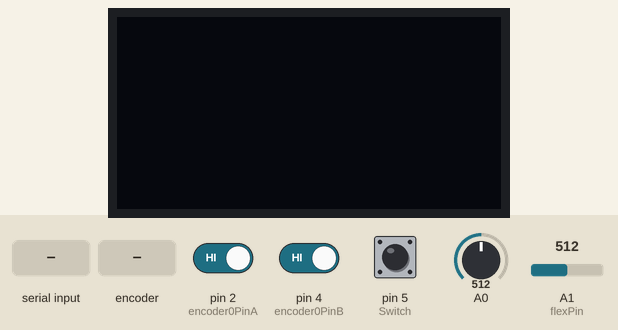
Recording of a sketch running on a simulated Arduino Uno, built with avr-gcc and run on an emulated ATmega328P. On the bench: 128×64 one-colour display. The test bench sets the inputs (shaded band); at power-on: pin 5 (Switch) HIGH, pin 2 (encoder0PinA) HIGH, pin 4 (encoder0PinB) HIGH, A0 = 512, A1 (flexPin) = 512. What the sketch prints to the serial monitor is not drawn.

Above: at 3.2 s.
3.3 s: "1" received over Serial
At 5.4 s:
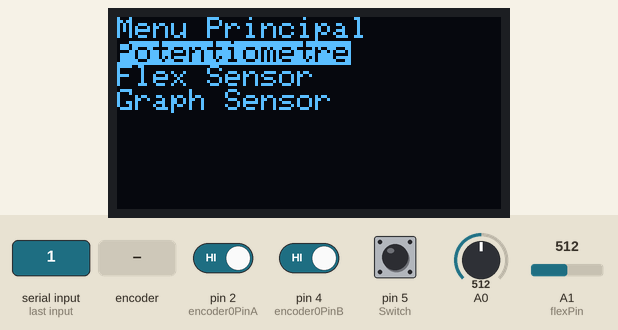
5.7 s: rotary encoder on pin 2 (encoder0PinA) / pin 4 (encoder0PinB) turned 3 steps (first pin leading)
At 6.11 s:
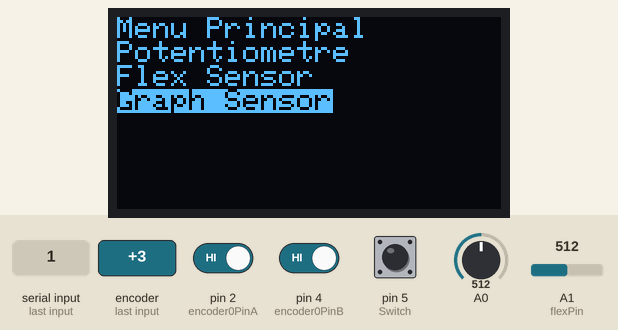
7.8 s: pin 5 (Switch) pulled LOW for 1 s
At 9.6 s:
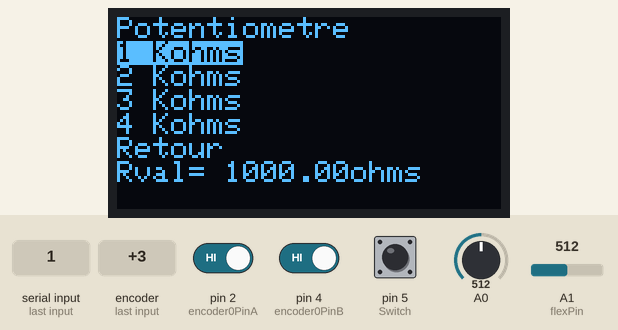
10.3 s: rotary encoder on pin 2 (encoder0PinA) / pin 4 (encoder0PinB) turned 2 steps (second pin leading)
At 11.8 s:
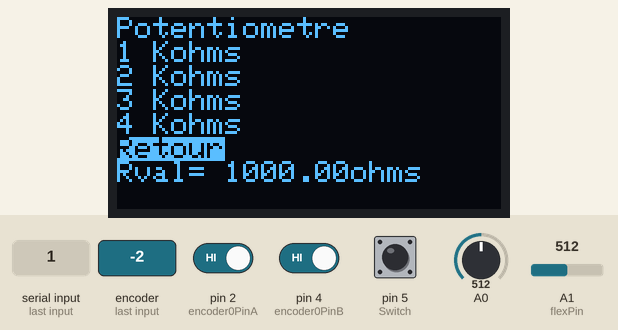
12.2 s: pin 5 (Switch) pulled LOW for 0.15 s
At 12.36 s:
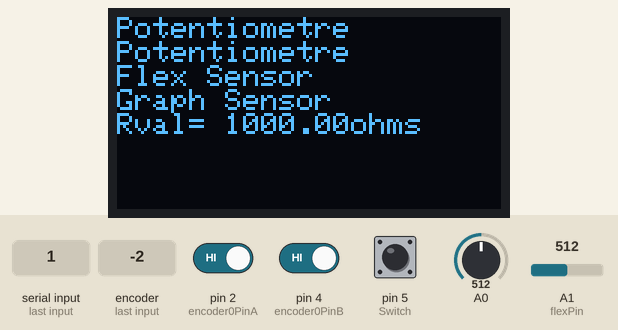
Timing chart, 0 to 15.2 s (numbered marks = the images above; inputs shaded):
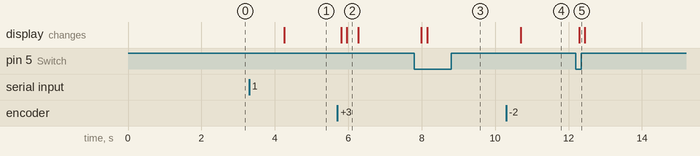

The sketch:

code_Flex_OR_graphite_datas_sent_via_bluetooth.ino
```cpp
/*
Complete code for the course: "Projet capteur"
Students: Karine Dandy, Rachele Iffrig
4th year/Genie Physique

Project's description:
This Arduino code calculates the resistance of an industrial strain gauge sensor as well
as a graphite-based sensor fabricated following the paper: "Pencil Drawn Gauges and Chemiresistors"
by Cheng-Wei et al.(2014). The resistance values from both sensors are accessible from one of the
several menus displayed on an Oled screen.To go through these menus (flex sensor datas/Graphite sensor datas
/select one of the four potentiometre values proposed) a rotary encoder is used.
 Its switch allows te user to confirm their selection.
At the begining of this code we can chose wether we want to send via bluetooth (by an HC-05 module)
the flex sensor's data or the graphite sensor's data and they are received by an application
created using MIT App Inventor.
*/


//NB: Please set the potentiometre back to 1kohms at the end,the programme does not do it automatically

// ----- The libraries used:-----------------------------------------------------------------------------------------------------------------
#include <SoftwareSerial.h>
#include <Adafruit_SSD1306.h> // oled
#include <SPI.h> // potentiometre

//Tests to see if the code works -----------------------------------------------------------------------------------------------------------------------

//#define DEBUG_pot
#define DEBUG_sensors_graph
//#define DEBUG_sensors_flex
#define DEB_POT

// ----- important numbers:----------------------------------------------------------------------------------------------------------------
#define baudrate 9600 // Baud rate: the same everywhere

// Bluetooth: need to define the pins for pin mode in the setup-----------------------------------------------------------------------------------------
#define rxPin 7 // Bluetooth reception (TXD Bluetooth) on Arduino pin 7 (Ours: 6)
#define txPin 8 // Bluetooth transmission (RXD Bluetooth) on Arduino pin 8 (Ours: 7)
SoftwareSerial bluetooth_Serial(rxPin ,txPin); // Software serial to send/receive information


// Rotary encodeur----------------------------------------------------------------------------------------------------------------------------------------
#define encoder0PinA  2  //CLK Output A Do not use other pin for clock as we are using interrupt
#define encoder0PinB  4  //DT Output B
#define Switch 5 // Switch connection if available
// To avoid the mechanical rebound effects of the rotary potentiometer, a software filter is used.
volatile unsigned long lastinterrupttime=0;
const unsigned long debouncetime=60;
bool button_on=0; // state of the switch
static bool lastStateA;
bool stateA;
bool stateB;
volatile unsigned int encoderPos=0;// store if the position of the encodeur increase or decrease

// Potentiometre-----------------------------------------------------------------------------------------------------------------------------------------
//opcodes --> see datasheet MCP4150
#define MCP_NOP 0b00000000 //no operations
#define MCP_WRITE 0b00010001 //send a resitance value between 0 and 255
#define MCP_SHTDWN 0b00100001// Set to high impedance state
const int ssMCPin = 10; // Define the slave select for the digital pot (pin cs)
volatile float Rpotentiometre=1000; // Value we want to assign to the potentiometer, 1kohms by default

//flex sensor-------------------------------------------------------------------------------------------------------------------------------------------
const int flexPin = A1;      // Pin connected to voltage divider output
//What we want to calcultate:
float angle=0.0; //sensor's flexion
float Rflex=0.0; //flex's resistance
byte ADC_flex_bluetooth=0; //information sent to bluetooth

//graphen sensor----------------------------------------------------------------------------------------------------------------------------------------
float Rgraph_sensor=0.0; // Calculated from the voltage value retrieved by the Arduino
int V_graphsensor=0.0;//given by Arduino
byte Vgraphsensor_bluetooth=0; //information sent to bluetooth

//Oled ------------------------------------------------------------------------------------------------------------------------------------------------
#define nombreDePixelsEnLargeur 128         // OLED screen size, in pixels, at its width
#define nombreDePixelsEnHauteur 64          // OLED screen size, in pixels, at its height
#define brocheResetOLED         -1          //Reset of the OLED shared with the Arduino (hence the value of -1, and not a pin number)
#define adresseI2CecranOLED     0x3C        // Address of 'my' OLED screen on the I2C bus (usually equal to 0x3C or 0x3D)
#define taillecaractere 1  // Character size on the OLED screen
Adafruit_SSD1306 ecranOLED(nombreDePixelsEnLargeur, nombreDePixelsEnHauteur, &Wire, brocheResetOLED); // initialise oled

//Menu Oled
const char *menus[][6] = {
    {"Potentiometre", "Flex Sensor", "Graph Sensor","Menu Principal"},
    {"1 Kohms", "2 Kohms", "3 Kohms", "4 Kohms", "Retour","Potentiometre"},
    {"Resistance", "Angle", "Retour","Flex Sensor"},
    {"V graph", "R graph", "Retour","Graph Sensor"}};
const uint8_t menuSizes[] = {3, 5, 3, 3};// Titles at the end are not counted as part of the menu size
uint8_t menuIndex = 0, menuSelection = 0;


// ----- Function declarations-----

//encodeur
void doEncoder(); // Detects a movement of the rotary encoder and its direction and update the position
void updateEncodeur(); // Update the index according to the menu we are in
void switch_button();//Detects whether the switch has been pressed or not

//bluetooth
void send_bluetooth(float data);// send a byte to the bluetooth

//menu ecran oled
void display_menu();//Displays the menus on the OLED, allows reading sensors values, and selecting potentiometer values

// Graphene sensor:
void graphen_mesures(); // retrieve the voltage value, calculate and send resistance value to oled + convert and stock ADC value for bluetooth
//flex sensor
void flex_measure(); // retrieve the voltage value, calculate and send resistance + angle values to oled + convert and stock ADC value for bluetooth
//potentiometre
void SPIWrite(uint8_t cmd, uint8_t data, uint8_t ssPin);//sends a command and data to the potentiometre via a slave pin

//choice between plotting Rflex or Rgraphite on the app
bool haschosen=false;
char inputchoice;//choice we make
byte *Rchosen;//pointer pointing to the right value to send over bluetooth
int choice=0;

//----------------------------------------------------------------------------------------------------------------------------------------------------
//----------------------------------------------------------------------------------------------------------------------------------------------------


void setup() {
  // Initialize the pins and specify their functions, as well as configure the serial communication for data transfer

  //-----Bluetooth-----
  pinMode(rxPin,INPUT);
  pinMode(txPin,OUTPUT);
  bluetooth_Serial.begin(baudrate);

  //----Graphene sensor----
  // Analog pins, so input by default

  //---flex sensor-----
  pinMode(flexPin, INPUT);


    //------Initialize oled------ cf tds
  if(!ecranOLED.begin(SSD1306_SWITCHCAPVCC, adresseI2CecranOLED))
   while(1);                                                // Program stop (infinite loop) if initialization fails
  ecranOLED.clearDisplay();                               // Clear the entire buffer
  ecranOLED.setTextSize(taillecaractere );               // Character size
  ecranOLED.setCursor(0,0);                             // Move the cursor to position (0,0)=>the top-left corner
  ecranOLED.setTextColor(SSD1306_BLACK, SSD1306_WHITE);// Text color and background color
  //------encodeur rotatoir---
  pinMode(encoder0PinA, INPUT_PULLUP);
  pinMode(encoder0PinB, INPUT_PULLUP);
  pinMode(Switch,INPUT_PULLUP);
  attachInterrupt(digitalPinToInterrupt(encoder0PinA), doEncoder, CHANGE); // Calls the doencoder function every time a change is detected on pin A

   //-------Potentiometre------
  pinMode (ssMCPin, OUTPUT); //select pin output
  digitalWrite(ssMCPin, HIGH); //SPI chip disabled
  SPI.begin();

  Serial.begin (baudrate);

}

//----------------------------------------------------------------------------------------------------------------------------------------------------
//----------------------------------------------------------------------------------------------------------------------------------------------------

void loop(){
  if (haschosen==false){ // we chose wich resitance we want to plot
    Serial.println(F("Choose one of the following option: 1) Draw Rgraphene, 2) Draw Rflex"));
    Serial.println(F("If you want to change the answer run the programm again   "));
    delay(2000);
    if(Serial.available()>0){

      inputchoice=Serial.read();

      if (inputchoice=='1'){
        Serial.println(F("You chose to draw Rgraphen"));
        choice=1;

        haschosen=true;
      }else if (inputchoice=='2'){
        Serial.println(F("You chose to draw Rflex"));
        choice=2;
        haschosen=true;

      }else{
        Serial.println(F("You chose a wrong answer,try again"));
      }
    }
  } else {//we already made a choice, we can make measures and use the oled/rotary encoder

    flex_measure();
    graphen_mesures();
    updateEncodeur();
    Rchosen=(choice==1)?&Vgraphsensor_bluetooth:&ADC_flex_bluetooth;//pointer pointing on the resistance we chose
    send_bluetooth( *Rchosen);
      #ifdef DEB_POT

    Serial.print(F("ADC_chosen "));
    Serial.print(*Rchosen);
    Serial.println(F(" /255"));
  #endif
    delay(100); //Best delay for the switch

  }


}

//----------------------------------------------------------------------------------------------------------------------------------------------------
//----------------------------------------------------------------------------------------------------------------------------------------------------

// Detects a movement of the rotary encoder and its direction and update the position
void doEncoder() {

    stateA = digitalRead(encoder0PinA);//indicates whether there has been a change in state
    stateB = digitalRead(encoder0PinB);//To determine the direction of rotation
    unsigned long interrupttime=millis();
    if(interrupttime - lastinterrupttime > debouncetime ){//Checks that it is not a bounce
      if (lastStateA != stateA) {  // Change detected
        if (stateB != stateA) {
            encoderPos++;  // Clockwise direction
        } else {
            encoderPos--;  //Counterclockwise direction
        }

        lastinterrupttime=interrupttime;//as it is not a rebound
    }

    lastStateA = stateA;//Update the state of the clock

    }


}

void updateEncodeur(){

  if (menuSelection ==0){ //Main menu
  // We convert the position to an index based on the menu size, and turn negative numbers into positive ones
    menuIndex = (encoderPos % menuSizes[0] + menuSizes[0]) % menuSizes[0];

  } else if(menuSelection ==1){//Potentiometre menu
    menuIndex=(encoderPos % menuSizes[1] + menuSizes[1])% menuSizes[1];
     }else if(menuSelection ==2){//flex menu
    menuIndex=(encoderPos % menuSizes[2] + menuSizes[2])% menuSizes[2];
    }else if(menuSelection ==3){//graphene menu
    menuIndex=(encoderPos % menuSizes[3] + menuSizes[3] ) % menuSizes[3];


  }
  display_menu();//Once we have our positions in the menus, we call the display function for the OLED


}

//Detects whether the switch has been pressed or not
void switch_button() {
  static bool lastState = HIGH;//main state of the switch
  bool currentState = digitalRead(Switch);
  if (lastState == HIGH && currentState == LOW) {  // Detection of a button press (falling edge)
    button_on = true;
  } else {
    button_on = false;
  }}


//Displays the menus on the OLED, allows reading sensors values, and selecting potentiometer values
void display_menu(){
  // Clear the screen at each loop to reset the 'cursor'
    ecranOLED.clearDisplay();
    int memoire=0;//Remember the selected option

   ecranOLED.setCursor(0, 0);  // Cursor position for the first line to write at the correct location
   switch_button();//switch button to change menu

   //MENU PRINCIPAL--------------------------------------------------------------------------------------------------------------------------------------------------------------------------------------
   if (menuSelection ==0){
   // TITLE: it cannot be selected
    ecranOLED.setTextColor(SSD1306_WHITE, SSD1306_BLACK); // text color and background color
    ecranOLED.println(menus[menuSelection][3]);

    //Manage the options that can be selected
   for (uint8_t i = 0; i < menuSizes[menuSelection]; i++) {
        // Use of ternary operators because they take up less memory space
        //we change the text and background color of the selected option
        ecranOLED.setTextColor(i == menuIndex ? SSD1306_BLACK : SSD1306_WHITE, i == menuIndex ? SSD1306_WHITE : SSD1306_BLACK);
        ecranOLED.println(menus[menuSelection][i]);
        memoire = (i == menuIndex) ? i : memoire;//memorise the selected option
        if(button_on){
      menuSelection=memoire+1; //We go to the selected menu. Caution:index pot=0, but the menu selection of the potentiometre is 1=>shift by 1
      encoderPos=0;
      }}}

      //MENU POTENTIOMETRE----------------------------------------------------------------------------------------------------------------------------------------------------------------------------------------
      else if(menuSelection ==1){
        // TITLE: it cannot be selected
        ecranOLED.setTextColor(SSD1306_WHITE, SSD1306_BLACK);
        ecranOLED.println(menus[menuSelection][5]);

       //Manage the options that can be selected
       for (uint8_t j = 0; j < menuSizes[menuSelection]; j++) {

          switch_button();
          if (menuIndex == (menuSizes[menuSelection] - 1) && button_on) {
             // If I'm on the return menu and the switch is pressed, I go back to the main menu
            menuSelection = 0;
           encoderPos = 0;
            }else { //we change the text and background color of the selected option
                ecranOLED.setTextColor(j == menuIndex ? SSD1306_BLACK : SSD1306_WHITE,
                                       j == menuIndex ? SSD1306_WHITE : SSD1306_BLACK);

            if(j == menuIndex && button_on){
             //Change the value of the potentiometer to the selected value
              Rpotentiometre=(j+1)*1000;
              //send the right data to the potentiometre=>see the datasheet of MCP4150
              uint8_t data = (j + 1) * 5;
              SPIWrite(MCP_WRITE,data,ssMCPin);


              }


           }

        ecranOLED.println(menus[menuSelection][j]);//display the menu on the Oled
        #ifdef DEBUG_pot
         Serial.print(F("Rpot="));
         Serial.print(Rpotentiometre);
         Serial.println(F(" Volts"));
        #endif


    }
    //Show the current value of the potentiometre
    ecranOLED.setTextColor(SSD1306_WHITE,SSD1306_BLACK );
    ecranOLED.print(F("Rval= "));
            ecranOLED.print(Rpotentiometre);
            ecranOLED.println(F("ohms"));


    }else if(menuSelection ==2){ //MENU FLEX----------------------------------------------------------------------------------------------------------------------------------------------

    // TITLE: it cannot be selected
    ecranOLED.setTextColor(SSD1306_WHITE, SSD1306_BLACK);
    ecranOLED.println(menus[menuSelection][3]);

    for (uint8_t k = 0; k < menuSizes[menuSelection]; k++) { //we change the text and background color of the selected option

            ecranOLED.setTextColor(k == menuIndex ? SSD1306_BLACK : SSD1306_WHITE,
                                   k == menuIndex ? SSD1306_WHITE : SSD1306_BLACK);
            ecranOLED.println(menus[menuSelection][k]); // display the menu
            memoire =( menuIndex==k) ? k : memoire;//We keep the information of where the cursor is stored in memory
            button_on=(menuIndex <menuSizes[menuSelection] - 2)?0:button_on;//To ensure that these menus cannot be selected

    }
    //We display the datas based on the cursor position
    if (memoire== 0) {
            ecranOLED.println(F(""));
            ecranOLED.print(F("Rflex= "));
            ecranOLED.print(Rflex);
            ecranOLED.println(F("ohms"));

        } else if (memoire == 1) {
          ecranOLED.println(F(""));
          ecranOLED.print(F("Angle="));
          ecranOLED.print(angle);
          ecranOLED.println(F("degres"));

        }

    // Button handling and return to the main menu
    if ((menuIndex == (menuSizes[menuSelection] - 1) && button_on)) {
        menuSelection = 0;
        encoderPos = 0;
    }


    }else if(menuSelection == 3){ //MENU graphene--------------------------------------------------------------------------------------------------------------------------------------
      // TITLE: it cannot be selected
      int Vgraphen_volts=map(V_graphsensor,0,1024,0,5000);// To be able to display a value in mV on the OLED that makes sense
      ecranOLED.setTextColor(SSD1306_WHITE, SSD1306_BLACK);
      ecranOLED.println(menus[menuSelection][3]);


      for (uint8_t l = 0; l < menuSizes[menuSelection]; l++) {//we change the text and background color of the selected option

            ecranOLED.setTextColor(l == menuIndex ? SSD1306_BLACK : SSD1306_WHITE,
                                   l == menuIndex ? SSD1306_WHITE : SSD1306_BLACK);
            ecranOLED.println(menus[menuSelection][l]);
            button_on=(menuIndex <menuSizes[menuSelection] - 2)?0:button_on;//To ensure that these menus cannot be selected

            memoire =( menuIndex==l) ? l : memoire;//memorise the selected option

            }
            //We display the datas based on the cursor position
            if (memoire== 0) {
            ecranOLED.println("");
            ecranOLED.println(F("Tension graph="));
            ecranOLED.print(Vgraphen_volts);
            ecranOLED.println(F(" mV"));

        } else if (memoire == 1) {
          ecranOLED.println(F(""));
          ecranOLED.println(F("Rgraphene="));
          ecranOLED.print(Rgraph_sensor);
          ecranOLED.println(F(" ohms"));
        }
    // return to the main menu if the switch is on
    if ((menuIndex == (menuSizes[menuSelection] - 1) && button_on)) {
        menuSelection = 0;
        encoderPos = 0;
    }  }
  ecranOLED.display();
}


// Graphene Sensor: Read and send to bluetooth the tension value
void graphen_mesures(){
// We retrieve the voltage values from the sensor after the amplifier
// We define variables locally, as it takes up less memory space than global definitions
  const float Vcc=5.0;
  const float R5=10000;
  const float R1=100000;
  const float R3=100000;

  V_graphsensor=analogRead(A0);
  int V= map(V_graphsensor,0,1024,0,5000); // To convert to 0-5000mV, it's necessary; if we do it directly in volts, 0 => r = infinity
  Rgraph_sensor=abs(((R1*(1+R3/Rpotentiometre)*(Vcc/(V*0.001))-R1-R5)));
  Vgraphsensor_bluetooth=(map(V_graphsensor,0,1024,0,127)<<1)|0x00;//The voltage information is stored in a byte
  //Serial.print(F("Vgraph_sensor=" ) + String(V_graphsensor) + "Volts"); -->use too much sapce in RAM
// The 'F' allows storing in flash memory instead of RAM  #ifdef DEBUG_sensors_graph
 #ifdef DEBUG_sensors_graph
 Serial.println(V_graphsensor);
  Serial.print(F("ADC_graph="));
  Serial.print(Vgraphsensor_bluetooth);
  Serial.println(F("/255"));
  Serial.print(F("Rgraph_r="));
  Serial.print(Rgraph_sensor);
  Serial.println(F(" ohms"));

  #endif


}

// send a byte to the bluetooth
void send_bluetooth(byte data){

  bluetooth_Serial.write(data);
}

// retrieve the voltage value, calculate and send resistance + angle values to oled + convert and stock ADC value for bluetooth
void flex_measure() {


  // We define variables locally, as it takes up less memory space than global definitions
  const float VCC = 5;      // voltage at Ardunio 5V line
  const float R_DIV = 47000.0;  // resistor used to create a voltage divider
  const float flatResistance = 25000.0; // resistance when flat
  const float bendResistance = 100000.0;  // resistance at 90 deg
  // Read the ADC, and calculate voltage and resistance from it
  int ADCflex = analogRead(flexPin);
  float Vflex = ADCflex * VCC / 1023.0;
  Rflex = R_DIV * (VCC / Vflex - 1.0);
  ADC_flex_bluetooth=(map(ADCflex,0,1024,0,127)<<1)|0x01;
  // Use the calculated resistance to estimate the sensor's bend angle:
  angle = map(Rflex, flatResistance, bendResistance, 0, 90.0);

  #ifdef DEBUG_sensors_flex

  Serial.print(F(" Rflex: "));
  Serial.print(Rflex);
  Serial.println(F(" ohms"));

  /*Serial.print(F("Bend: "));
  Serial.print(angle);
  Serial.println(F(" degrees"));*/
  #endif

  #ifdef DEB_POT
   Serial.print(F("Vflex "));
   Serial.print(Vflex);
   Serial.println(F(" V"));
   Serial.print(F("ADCflex "));
   Serial.print(ADC_flex_bluetooth);
   Serial.println(F(" ADC"));
  #endif

}


//sends a command and data to the potentiometre via a slave pin
void SPIWrite(uint8_t cmd, uint8_t data, uint8_t ssPin) // SPI write the command and data to the MCP IC connected to the ssPin
{
  SPI.beginTransaction(SPISettings(14000000, MSBFIRST, SPI_MODE0)); //https://www.arduino.cc/en/Reference/SPISettings

  digitalWrite(ssPin, LOW); // SS pin low to select chip

  SPI.transfer(cmd);        // Send command code
  SPI.transfer(data);       // Send associated value

  digitalWrite(ssPin, HIGH);// SS pin high to de-select chip
  SPI.endTransaction();
}
```

Measured:
- after the input at 3.3 s, the display: changes after 0.95 s (image 1)
- after the input at 5.7 s, the display: first changes after 0.11 s (image 2 shows a later state)
- after the input at 7.8 s, the display: first changes after 0.19 s (image 3 shows a later state)
- after the input at 10.3 s, the display: changes after 0.39 s (image 4)
- after the input at 12.2 s, the display: changes after 0.09 s (image 5)
